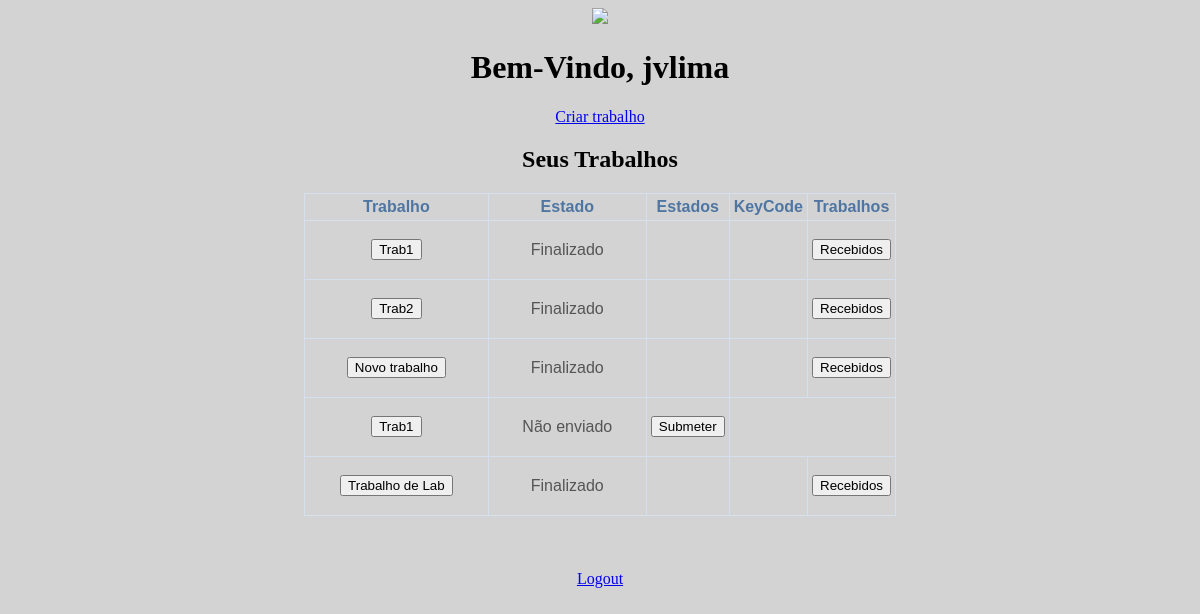
Before: /home/ (signed in) with the older database file.
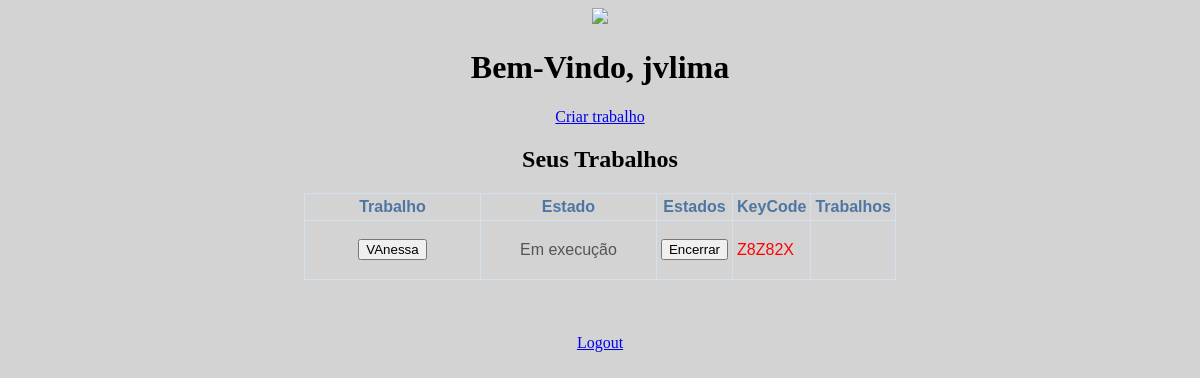
After: the same page with the newer database file.
### Usuarios/models.py (models this page shows, shortened)
class Usuario(models.Model):
	user = models.OneToOneField(User, related_name='user_profile')
	grau = models.CharField(max_length=30)

### Portal/models.py (models this page shows, shortened)
class Trabalho(models.Model):
	nome = models.CharField(max_length=30)
	professor = models.ForeignKey(Usuario, on_delete=models.CASCADE)
	descricao = models.CharField(max_length=500, blank=True)
	file =  models.FileField()
	status = models.CharField(max_length=30, default="Não enviado")
	password = models.CharField(max_length=8, default="")

### Portal/views.py (the view, shortened to what this page needs)
# urls.py: url(r'^home/$', home, name="Portal_home"),
@login_required
def home(request):
	usuario = getUsuario(request)
	if usuario.grau == "Professor":
		trabalhos = Trabalho.objects.filter(professor__id=usuario.id)
	return render(request, 'Portal/home.html', {'usuario': usuario, 'trabalhos' : trabalhos})

### Portal/views.py (called while the page is built)
def getUsuario(request):
	current_user = request.user
	id_user = current_user.id
	user = Usuario.objects.filter(user_id=id_user)
	return user[0]

### Trabalho/templates/Portal/home.html (shortened to what this page needs)
{% extends 'base.html' %}
{% block content %}
<h1> Bem-Vindo, {{ usuario.user.username }} </h1>
{% load staticfiles %}
<link rel='stylesheet' type='text/css' href="{% static 'css/base.css' %}" />
{% if usuario.grau == "Professor" %}
	<center><a href="/criatrab/"> Criar trabalho</center></a>
	<h2>Seus Trabalhos</h2>
	<table>
		<thread>
			<th>Trabalho</th>
			<th>Estado</th>
			<th>Estados</th>
			<th>KeyCode</th>
			<th>Trabalhos</th>
		</thread>
		{% for i in trabalhos %}
			<tr>
				<td align="center" valign="middle"><a href="/trabalho/{{ i.id }}"> <input type="button" name="t{{ i.id }}" value="{{ i.nome }}"/></td>
				<td align="center" valign="middle"> {{ i.status }}</td>
				{% if i.status == "Não enviado" or i.status == "Em execução" %}
					<form action = "." method="post"> {% csrf_token %}
					{% if i.status == "Não enviado" %}
						<td> <input type="submit" name="{{ i.id }}" value="Submeter"/></a></td>
					{% else %}
						{% if i.status == "Em execução" %}
							<td><input type="submit" name="{{ i.id }}" value="Encerrar"/></td>
							<td><font color="red">{{ i.password }}</font></td>
						{% endif %}
					{% endif %}
				{% else %}
					<td> </td>
					<td> </td>
					<td><a href="/recebidos/{{ i.id }}"><input type="button" name="r{{ i.id }}" value="Recebidos"/></td>
				{% endif %}
			</tr>
		{% endfor %}
	</table>
{% endif %}
<br><br><br>
<a href="/logout/"> Logout </a>
{% endblock %}

### Trabalho/templates/base.html (shortened to what this page needs)
<!DOCTYPE html>
<html lang"pt-br">
{% load staticfiles %}
<link rel='stylesheet' type='text/css' href="{% static 'css/base.css' %}" />
<center>
	<head>
		<img src="http://wiki.inf.ufsm.br/lib/exe/fetch.php?media=wiki:logo.png">
	</head>
	<body style="background-color: lightgray">
		{% block content %} {% endblock %}
	</body>
</center>

### Trabalho/static/css/base.css (style rules this page uses)
td { height: 50px; width:50px; }

### Trabalho/templates/base.html (style rules this page uses)
table, th, td { border: 1px solid #D4E0EE; border-collapse: collapse; font-family: "Trebuchet MS", Arial, sans-serif; color: #555; width: 50%; }
th,td { padding: 4px; }
thead, th { text-align: center; background: #E6EDF55; color: #4F76A3; font-size: 100% !important; }

Changed rows visible on the page:
removed Trabalho: nome "Trab1", status "Finalizado"
removed Trabalho: nome "Trab2", status "Finalizado"
removed Trabalho: nome "Novo trabalho", status "Finalizado"
removed Trabalho: nome "Trab1", status "Não enviado"
removed Trabalho: nome "Trabalho de Lab", status "Finalizado"
added Trabalho: nome "VAnessa", status "Em execução", password "Z8Z82X"
